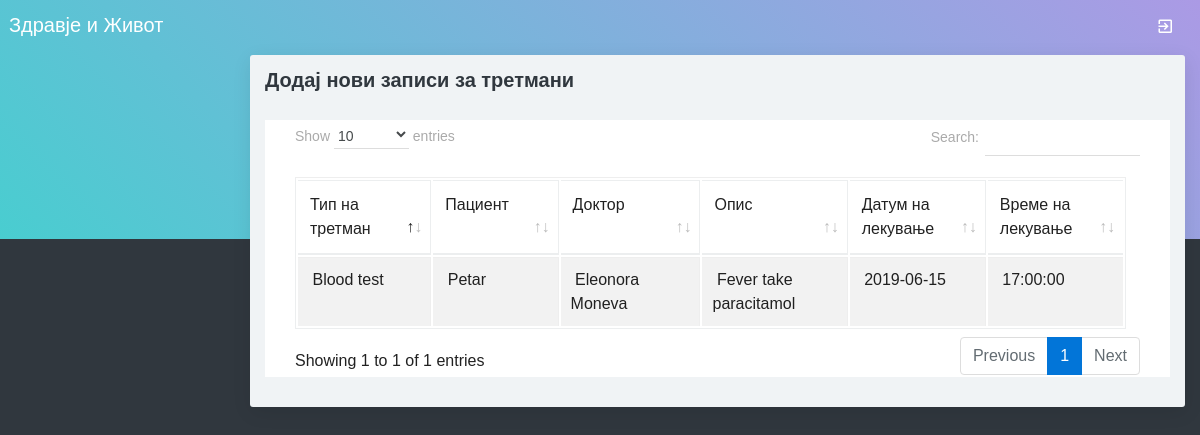
The page /viewtreatmentrecord.php on the database its author committed.
### tables this page shows
CREATE TABLE `treatment_records` (
  `treatment_records_id` int(10) NOT NULL,
  `treatmentid` int(10) NOT NULL,
  `appointmentid` int(10) NOT NULL,
  `patientid` int(10) NOT NULL,
  `doctorid` int(10) NOT NULL,
  `treatment_description` text NOT NULL,
  `uploads` varchar(100) NOT NULL,
  `treatment_date` date NOT NULL,
  `treatment_time` time NOT NULL,
  `status` varchar(10) NOT NULL
);

CREATE TABLE `treatment` (
  `treatmentid` int(10) NOT NULL,
  `treatmenttype` varchar(25) NOT NULL,
  `treatment_cost` decimal(10,2) NOT NULL,
  `note` text NOT NULL,
  `status` varchar(10) NOT NULL
);

CREATE TABLE `patient` (
  `patientid` int(10) NOT NULL,
  `patientname` varchar(50) NOT NULL,
  `admissiondate` date NOT NULL,
  `admissiontime` time NOT NULL,
  `address` varchar(250) NOT NULL,
  `mobileno` varchar(15) NOT NULL,
  `city` varchar(25) NOT NULL,
  `pincode` varchar(20) NOT NULL,
  `loginid` varchar(50) NOT NULL,
  `password` varchar(25) NOT NULL,
  `bloodgroup` varchar(20) NOT NULL,
  `gender` varchar(10) NOT NULL,
  `dob` date NOT NULL,
  `status` varchar(10) NOT NULL
);

CREATE TABLE `doctor` (
  `doctorid` int(10) NOT NULL,
  `doctorname` varchar(50) NOT NULL,
  `mobileno` varchar(15) NOT NULL,
  `departmentid` int(10) NOT NULL,
  `loginid` varchar(25) NOT NULL,
  `password` varchar(25) NOT NULL,
  `status` varchar(10) NOT NULL,
  `education` varchar(25) NOT NULL,
  `experience` float(11,1) NOT NULL,
  `consultancy_charge` float(10,2) NOT NULL
);

### viewtreatmentrecord.php (the view, shortened to what this page needs)
<?php
include("adformheader.php");
include("dbconnection.php");
?>
<div class="container-fluid">
  <div class="block-header">
    <h2>Додај нови записи за третмани</h2>
  </div>
  <div class="card">
    <section class="container">
     <table class="table table-bordered table-striped table-hover js-basic-example dataTable">
     	<thead>
     		 <tr>
            <td width="71"	scope="col">Тип на третман</td>
            <td width="52"	scope="col">Пациент</td>
            <td width="78"	scope="col">Доктор</td>
            <td width="82"	scope="col">Опис </td>
            <td width="43"	scope="col">Датум на лекување</td>
            <td width="43"	scope="col">Време на лекување</td>
          </tr>
     	</thead>
        <tbody>
          <?php
		$sql ="SELECT * FROM treatment_records where status='Active'";
		$qsql = mysqli_query($con,$sql);
		while($rs = mysqli_fetch_array($qsql))
		{
			$sqlpat = "SELECT * FROM patient WHERE patientid='$rs[patientid]'";
			$qsqlpat = mysqli_query($con,$sqlpat);
			$rspat = mysqli_fetch_array($qsqlpat);
			$sqldoc= "SELECT * FROM doctor WHERE doctorid='$rs[doctorid]'";
			$qsqldoc = mysqli_query($con,$sqldoc);
			$rsdoc = mysqli_fetch_array($qsqldoc);
			$sqltreatment= "SELECT * FROM treatment WHERE treatmentid='$rs[treatmentid]'";
			$qsqltreatment = mysqli_query($con,$sqltreatment);
			$rstreatment = mysqli_fetch_array($qsqltreatment);
        echo "<tr>
          <td>&nbsp;$rstreatment[treatmenttype]</td>
		   <td>&nbsp;$rspat[patientname]</td>
		    <td>&nbsp;$rsdoc[doctorname]</td>
			<td>&nbsp;$rs[treatment_description]</td>
			 <td>&nbsp;$rs[treatment_date]</td>
			  <td>&nbsp;$rs[treatment_time]</td>";
       echo " </tr>";
		}
		?>
        </tbody>
      </table>
</section>
</div>
</div>
<?php
include("adformfooter.php");
?>

### rows shown on the page
treatment_records: treatmentid.treatmenttype "Blood test", patientid.patientname "Petar", doctorid.doctorname "Eleonora Moneva", treatment_description "Fever take paracitamol", treatment_date "2019-06-15", treatment_time "17:00:00"
